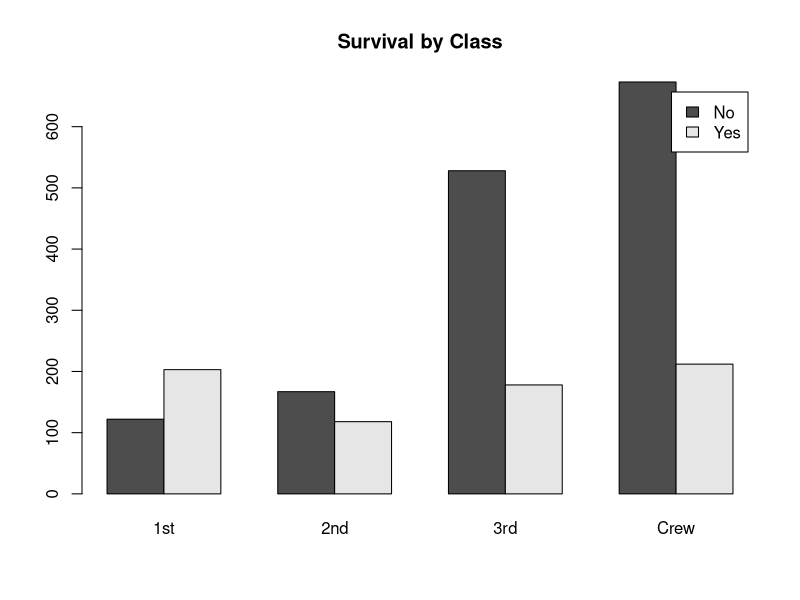
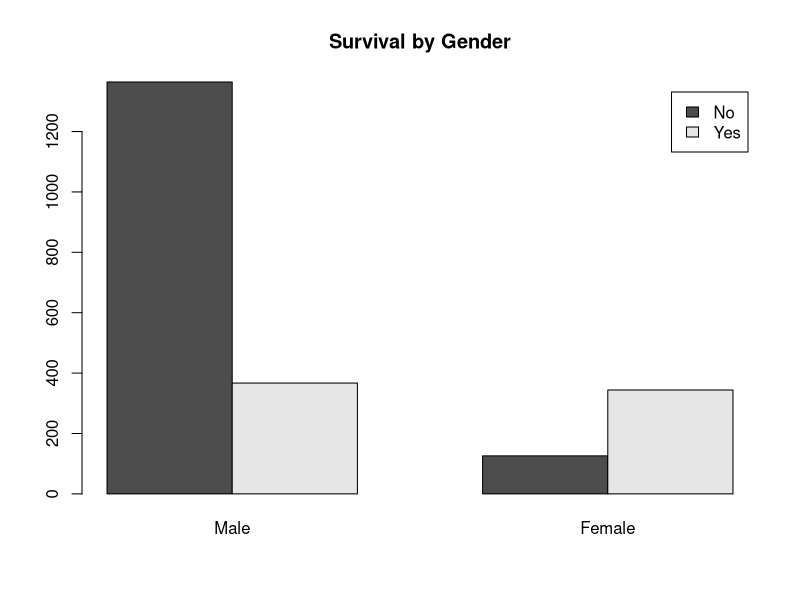

Recreate these plots in R, in order.
data(Titanic)

df <- as.data.frame(Titanic)

survival <- xtabs(Freq ~ Class + Survived, data=df)
barplot(t(survival), beside=TRUE,
        legend=TRUE,
        main="Survival by Class")

gender <- xtabs(Freq ~ Sex + Survived, data=df)
barplot(t(gender), beside=TRUE,
        legend=TRUE,
        main="Survival by Gender")
